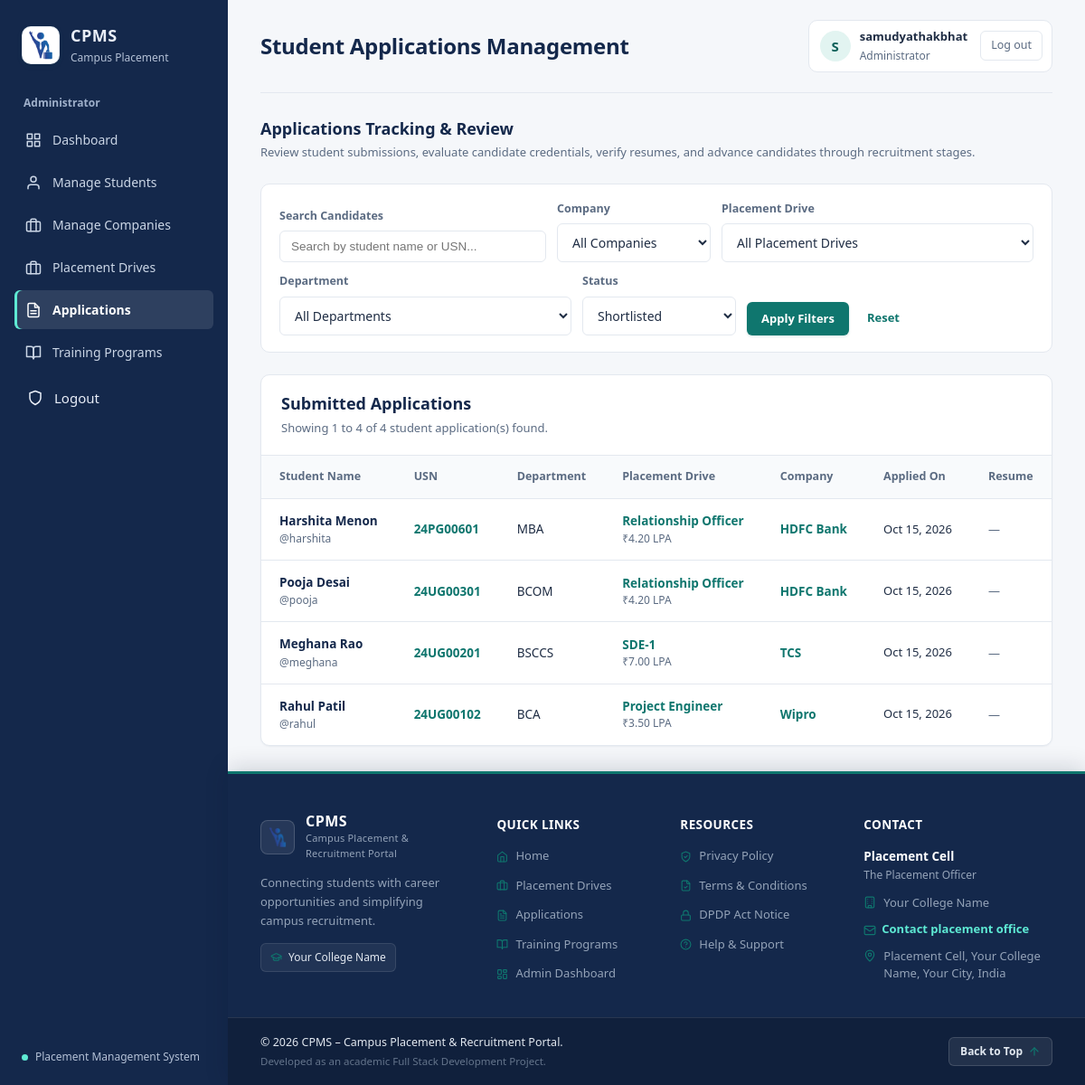
The page /admin-dashboard/applications/?status=SHORTLISTED (signed in) on the database its author committed.
### recruitment/models.py (models this page shows, shortened)
class Application(models.Model):
    class Status(models.TextChoices):
        APPLIED = "APPLIED", "Applied"
        SHORTLISTED = "SHORTLISTED", "Shortlisted"
        SELECTED = "SELECTED", "Selected"
        REJECTED = "REJECTED", "Rejected"
        WITHDRAWN = "WITHDRAWN", "Withdrawn"
    student = models.ForeignKey(
        StudentProfile,
        on_delete=models.PROTECT,
        related_name="applications"
    )
    drive = models.ForeignKey(
        PlacementDrive,
        on_delete=models.PROTECT,
        related_name="applications"
    )
    resume = models.FileField(
        upload_to="application_resumes/",
        blank=True
    )
    status = models.CharField(
        max_length=12,
        choices=Status.choices,
        default=Status.APPLIED
    )
    applied_at = models.DateTimeField(auto_now_add=True)
    class Meta:
        ordering = ["-applied_at"]
        constraints = [
            models.UniqueConstraint(
                fields=["student", "drive"],
                name="unique_student_drive_application"
            )
        ]

class PlacementDrive(models.Model):
    class Category(models.TextChoices):
        IT = "IT", "IT Drives"
        CORE = "CORE", "Core Engineering"
        BANKING = "BANKING", "Banking & Finance"
    class Status(models.TextChoices):
        DRAFT = "DRAFT", "Draft"
        OPEN = "OPEN", "Open"
        CLOSED = "CLOSED", "Closed"
        COMPLETED = "COMPLETED", "Completed"
    company = models.ForeignKey(
        Company,
        on_delete=models.PROTECT,
        related_name="drives"
    )
    title = models.CharField(max_length=150)
    category = models.CharField(
        max_length=10,
        choices=Category.choices
    )
    job_description = models.TextField()
    package_lpa = models.DecimalField(
        max_digits=6,
        decimal_places=2,
        validators=[MinValueValidator(0)]
    )
    minimum_cgpa = models.DecimalField(
        max_digits=4,
        decimal_places=2,
        default=0,
        validators=[
            MinValueValidator(0),
            MaxValueValidator(10)
        ]
    )
    maximum_backlogs = models.PositiveSmallIntegerField(default=0)
    eligible_departments = models.ManyToManyField(
        Department,
        blank=True,
        related_name="placement_drives"
    )
    application_deadline = models.DateTimeField()
    drive_date = models.DateTimeField()
    vacancies = models.PositiveIntegerField(default=1)
    status = models.CharField(
        max_length=10,
        choices=Status.choices,
        default=Status.DRAFT
    )
    created_at = models.DateTimeField(auto_now_add=True)
    class Meta:
        ordering = ["-drive_date"]

class Company(models.Model):
    name = models.CharField(max_length=150, unique=True)
    industry = models.CharField(max_length=100)
    website = models.URLField(blank=True)
    contact_person = models.CharField(max_length=100, blank=True)
    contact_email = models.EmailField(blank=True)
    contact_phone = models.CharField(max_length=15, blank=True)
    description = models.TextField(blank=True)
    created_at = models.DateTimeField(auto_now_add=True)
    class Meta:
        ordering = ["name"]

### accounts/models.py (models this page shows, shortened)
class StudentProfile(models.Model):
    user = models.OneToOneField(
        User,
        on_delete=models.CASCADE,
        related_name="student_profile"
    )
    usn = models.CharField(max_length=20, unique=True)
    department = models.ForeignKey(
        Department,
        on_delete=models.PROTECT,
        related_name="students"
    )
    graduation_year = models.PositiveSmallIntegerField()
    cgpa = models.DecimalField(max_digits=4, decimal_places=2)
    active_backlogs = models.PositiveSmallIntegerField(default=0)
    phone = models.CharField(max_length=15, blank=True)
    resume = models.FileField(
        upload_to="resumes/",
        blank=True
    )
    consent_accepted_at = models.DateTimeField(null=True, blank=True)
    consent_version = models.CharField(max_length=20, blank=True)
    created_at = models.DateTimeField(auto_now_add=True)
    class Meta:
        ordering = ["usn"]

class Department(models.Model):
    name = models.CharField(max_length=100, unique=True)
    code = models.CharField(max_length=10, unique=True)
    description = models.TextField(blank=True)
    class Meta:
        ordering = ["name"]

### accounts/admin_views.py (the view, shortened to what this page needs)
# urls.py: path("admin-dashboard/applications/", admin_views.admin_application_list_view, name="admin_application_list"),
@staff_required
def admin_application_list_view(request):
    applications = (
        Application.objects.select_related(
            "student__user",
            "student__department",
            "drive__company",
            "offer",
        )
        .prefetch_related("interview_rounds")
        .order_by("-applied_at")
    )
    query = request.GET.get("q", "").strip()
    company_id = request.GET.get("company", "").strip()
    if company_id.isdigit():
        applications = applications.filter(drive__company_id=int(company_id))
    drive_id = request.GET.get("drive", "").strip()
    if drive_id.isdigit():
        applications = applications.filter(drive_id=int(drive_id))
    dept_id = request.GET.get("department", "").strip()
    if dept_id.isdigit():
        applications = applications.filter(student__department_id=int(dept_id))
    status_filter = request.GET.get("status", "").strip()
    if status_filter in Application.Status.values:
        applications = applications.filter(status=status_filter)
    paginator = Paginator(applications, 10)
    page_number = request.GET.get("page", 1)
    page_obj = paginator.get_page(page_number)
    companies = Company.objects.order_by("name")
    drives = PlacementDrive.objects.select_related("company").order_by("-drive_date")
    departments = Department.objects.all()
    params = request.GET.copy()
    params.pop("page", None)
    query_string = params.urlencode()
    context = {
        "page_obj": page_obj,
        "companies": companies,
        "drives": drives,
        "departments": departments,
        "status_choices": Application.Status.choices,
        "reviewable_choices": [
            c for c in Application.Status.choices
            if c[0] != Application.Status.WITHDRAWN
        ],
        "selected_company": int(company_id) if company_id.isdigit() else "",
        "selected_drive": int(drive_id) if drive_id.isdigit() else "",
        "selected_dept": int(dept_id) if dept_id.isdigit() else "",
        "selected_status": status_filter,
        "search_query": query,
        "query_string": query_string,
        "total_count": paginator.count,
    }
    return render(request, "admin_portal/applications/list.html", context)

### accounts/context_processors.py (called while the page is built)
def legal(request):
    return {
        "INSTITUTION_NAME": settings.INSTITUTION_NAME,
        "INSTITUTION_CITY": settings.INSTITUTION_CITY,
        "INSTITUTION_ADDRESS": settings.INSTITUTION_ADDRESS,
        "PRIVACY_CONTACT_EMAIL": settings.PRIVACY_CONTACT_EMAIL,
        "GRIEVANCE_OFFICER": settings.GRIEVANCE_OFFICER,
        "DATA_RETENTION_YEARS": settings.DATA_RETENTION_YEARS,
        "POLICY_VERSION": settings.POLICY_VERSION,
        "POLICY_LAST_UPDATED": settings.POLICY_LAST_UPDATED,
    }

### templates/admin_portal/applications/list.html (shortened to what this page needs)
{% extends "base.html" %}
{% block page_heading %}Student Applications Management{% endblock %}
{% block content %}
<div class="welcome-row">
    <div>
        <h2>Applications Tracking & Review</h2>
        <p>Review student submissions, evaluate candidate credentials, verify resumes, and advance candidates through recruitment stages.</p>
    </div>
</div>
<form method="get" class="training-filters" style="margin-bottom: 24px; gap: 12px; flex-wrap: wrap;">
    <div class="filter-field" style="flex: 2; min-width: 240px;">
        <label for="search-input">Search Candidates</label>
        <input type="text"
               id="search-input"
               name="q"
               value="{{ search_query }}"
               placeholder="Search by student name or USN..."
               style="width: 100%; padding: 9px 12px; border: 1px solid var(--border); border-radius: var(--radius-sm); font-size: 13.5px;">
    </div>
    <div class="filter-field" style="min-width: 170px;">
        <label for="company-select">Company</label>
        <select id="company-select" name="company">
            <option value="">All Companies</option>
        </select>
    </div>
    <div class="filter-field" style="min-width: 190px;">
        <label for="drive-select">Placement Drive</label>
        <select id="drive-select" name="drive">
            <option value="">All Placement Drives</option>
        </select>
    </div>
    <div class="filter-field" style="min-width: 150px;">
        <label for="dept-select">Department</label>
        <select id="dept-select" name="department">
            <option value="">All Departments</option>
        </select>
    </div>
    <div class="filter-field" style="min-width: 140px;">
        <label for="status-select">Status</label>
        <select id="status-select" name="status">
            {% for val, label in status_choices %}
                <option value="{{ val }}" {% if selected_status == val %}selected{% endif %}>{{ label }}</option>
            {% endfor %}
        </select>
    </div>
    <button type="submit" class="primary-button" style="align-self: flex-end;">Apply Filters</button>
    {% if search_query or selected_company or selected_drive or selected_dept or selected_status %}
        <a class="reset-link" href="{% url 'admin_application_list' %}" style="align-self: flex-end; padding-bottom: 10px;">Reset</a>
    {% endif %}
</form>
<section class="panel">
    <div class="panel-heading" style="display: flex; justify-content: space-between; align-items: center;">
        <div>
            <h2>Submitted Applications</h2>
            <p>Showing {{ page_obj.start_index|default:0 }} to {{ page_obj.end_index|default:0 }} of {{ total_count }} student application(s) found.</p>
        </div>
    </div>
    {% if page_obj %}
        <div class="table-wrapper">
            <table>
                <thead>
                    <tr>
                        <th>Student Name</th>
                        <th>USN</th>
                        <th>Department</th>
                        <th>Placement Drive</th>
                        <th>Company</th>
                        <th>Applied On</th>
                        <th>Resume</th>
                    </tr>
                </thead>
                <tbody>
                    {% for app in page_obj %}
                    <tr>
                        <td class="student-meta-cell">
                            <strong>{{ app.student.user.get_full_name|default:app.student.user.username }}</strong>
                            <small>@{{ app.student.user.username }}</small>
                        </td>
                        <td>
                            <a class="text-link" href="{% url 'admin_student_detail' app.student.pk %}" style="font-weight: 700;">
                                {{ app.student.usn }}
                            </a>
                        </td>
                        <td>{{ app.student.department.code }}</td>
                        <td>
                            <a class="text-link" href="{% url 'admin_drive_detail' app.drive.pk %}">
                                <strong>{{ app.drive.title }}</strong>
                            </a>
                            <div style="font-size: 12px; color: var(--muted);">₹{{ app.drive.package_lpa }} LPA</div>
                        </td>
                        <td>
                            <a class="text-link" href="{% url 'admin_company_detail' app.drive.company.pk %}">
                                {{ app.drive.company.name }}
                            </a>
                        </td>
                        <td style="font-size: 13px;">{{ app.applied_at|date:"M d, Y" }}</td>
                        <td>
                            {% if app.resume or app.student.resume %}
                                <a class="text-link" href="{% url 'admin_application_resume' app.pk %}" target="_blank" style="font-weight: 600;">
                                    View Resume &rarr;
                                </a>
                            {% else %}
                                <span class="muted">&mdash;</span>
                            {% endif %}
                        </td>
                    </tr>
                    {% endfor %}
                </tbody>
            </table>
        </div>
    {% endif %}
</section>
{% endblock %}

### templates/base.html (shortened to what this page needs)
{% load static %}
<!DOCTYPE html>
<html lang="en">
<head>
    <link rel="stylesheet" href="{% static 'css/style.css' %}?v=4">
</head>
<body>
    {% with page=request.resolver_match.url_name %}
    <div class="app-shell" id="top">
        <aside class="sidebar">
            <a class="brand" href="/">
                <span class="brand-mark">
                    <img src="{% static 'images/cpms_emblem.png' %}" alt="CPMS" class="brand-logo-img">
                </span>
                <span>
                    <strong>CPMS</strong>
                    <small>Campus Placement</small>
                </span>
            </a>
            {% if user.is_staff or user.is_superuser %}
            <p class="nav-label">Administrator</p>
            <nav class="navigation">
                <a data-icon="grid" class="nav-link {% if page == 'staff_dashboard' or page == 'admin_dashboard' %}active{% endif %}" href="{% url 'admin_dashboard' %}">Dashboard</a>
                <a data-icon="user" class="nav-link {% if 'admin_student' in page %}active{% endif %}" href="{% url 'admin_student_list' %}">Manage Students</a>
                <a data-icon="briefcase" class="nav-link {% if 'admin_company' in page %}active{% endif %}" href="{% url 'admin_company_list' %}">Manage Companies</a>
                <a data-icon="briefcase" class="nav-link {% if 'admin_drive' in page or page == 'placement_drives' or page == 'drive_detail' %}active{% endif %}" href="{% url 'admin_drive_list' %}">Placement Drives</a>
                <a data-icon="file" class="nav-link {% if 'admin_application' in page or page == 'manage_applications' %}active{% endif %}" href="{% url 'admin_application_list' %}">Applications</a>
                <a data-icon="book" class="nav-link {% if 'admin_training' in page %}active{% endif %}" href="{% url 'admin_training_list' %}">Training Programs</a>
                <form method="post" action="{% url 'accounts:logout' %}" style="display: block; width: 100%; margin-top: 4px;">
                    <button type="submit" class="nav-link" data-icon="shield" style="width: 100%; text-align: left; background: none; border: none; cursor: pointer; color: inherit; font: inherit; padding: 10px 14px;">
                        Logout
                    </button>
                </form>
            </nav>
            {% endif %}
            <div class="sidebar-footer">
                <span class="status-dot"></span>
                <span>Placement Management System</span>
            </div>
        </aside>
        <main class="main-content">
            <header class="topbar">
                <h1>{% block page_heading %}Dashboard{% endblock %}</h1>
                <div class="user-chip">
                    <span class="avatar" aria-hidden="true">{{ user.username|slice:":1"|upper }}</span>
                    <span>
                        <strong>{{ user.get_full_name|default:user.username }}</strong>
                        <small>{% if user.is_staff or user.is_superuser %}Administrator{% else %}Student{% endif %}</small>
                    </span>
                    <form method="post" action="{% url 'accounts:logout' %}" class="logout-form">
                        <button type="submit" class="logout-button">Log out</button>
                    </form>
                </div>
            </header>
            <section class="page-content">
                {% block content %}{% endblock %}
            </section>
            {% include "includes/footer.html" %}
        </main>
    </div>
    {% endwith %}
</body>
</html>

### rows shown on the page
Application: student.user.get_full_name "Harshita Menon", student.user.username "harshita", student.usn "24PG00601", student.department.code "MBA", drive "Relationship Officer", drive.package_lpa "4.20", drive.company.name "HDFC Bank", applied_at "Oct 15, 2026"
Application: student.user.get_full_name "Pooja Desai", student.user.username "pooja", student.usn "24UG00301", student.department.code "BCOM", drive "Relationship Officer", drive.package_lpa "4.20", drive.company.name "HDFC Bank", applied_at "Oct 15, 2026"
Application: student.user.get_full_name "Meghana Rao", student.user.username "meghana", student.usn "24UG00201", student.department.code "BSCCS", drive "SDE-1", drive.package_lpa "7.00", drive.company.name "TCS", applied_at "Oct 15, 2026"
Application: student.user.get_full_name "Rahul Patil", student.user.username "rahul", student.usn "24UG00102", student.department.code "BCA", drive "Project Engineer", drive.package_lpa "3.50", drive.company.name "Wipro", applied_at "Oct 15, 2026"

### other values the page prints
{{ user.username|slice:":1"|upper }} "S"
{{ user.get_full_name|default:user.username }} "samudyathakbhat"
{{ page_obj.start_index|default:0 }} "1"
{{ page_obj.end_index|default:0 }} "4"
{{ total_count }} "4"
{{ INSTITUTION_NAME }} "Your College Name"
{{ GRIEVANCE_OFFICER }} "The Placement Officer"
{{ INSTITUTION_ADDRESS }} "Placement Cell, Your College Name, Your City, India"
form field status "Shortlisted"
